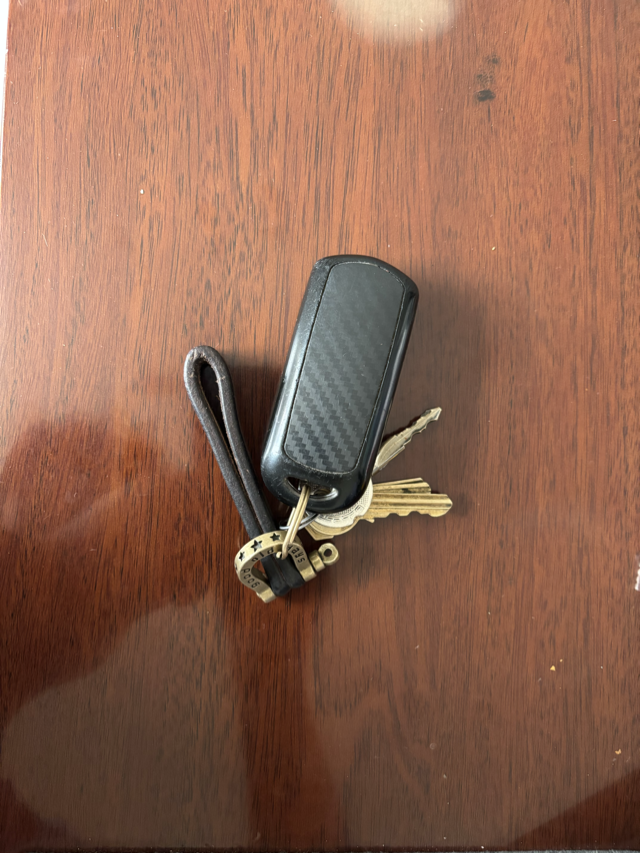
#> input picture week01-opencv/day03/images/IMG_9859.png, 640 x 853 px
$ python test04_otsu_gaussian_comparison.py
#> lines starting #> are read from the running program, lines starting #| are printed output that depends on the picture; after the words box and inside, x2 and y2 are one past the last pixel; in counts of white or black regions, pixels touching at a corner belong together
'''
Descripttion:
Author: Jie.Zh
Date: 2026-06-21 12:17:19
LastEditTime: 2026-06-21 13:08:26
'''
import cv2
from pathlib import Path

# 文件夹路径
BASE_DIR=Path(__file__).resolve().parent
IMAGE_FILE_PATH = BASE_DIR/"images"/"IMG_9859.png"
OTSU_FILE_PATH = BASE_DIR/"outputs"/"otsu_gaussian_comparison"
OTSU_FILE_PATH.mkdir(parents=True,exist_ok=True)

# 文件路径
gray_path = OTSU_FILE_PATH/"IMG_9859_gray.png"
gaussian_path = OTSU_FILE_PATH/"IMG_9859_gaussian.png"
otsu_gaussian_path = OTSU_FILE_PATH/"IMG_9859_otsu_gaussian.png"
otsu_original_path = OTSU_FILE_PATH/"IMG_9859_otsu_original.png"

# 读取图片
image = cv2.imread(str(IMAGE_FILE_PATH))
#> image is the input picture: shape (853, 640, 3); mean B, G, R 81, 101.6, 143.6

if image is None:
  raise FileNotFoundError("文件读取失败！")

# 转为灰度图
gray_image = cv2.cvtColor(
  image,
  cv2.COLOR_BGR2GRAY
)
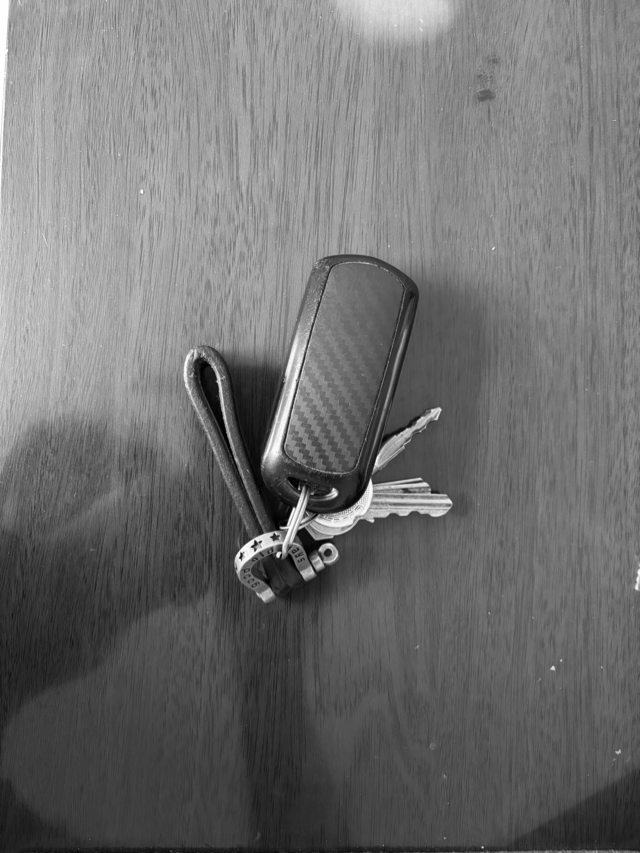
#> gray_image: shape (853, 640); min 0, max 255, mean 111.8

# 灰度图执行otsu
otsu_gray_threshold,binary_image = cv2.threshold(
  gray_image,
  0,
  255,
  cv2.THRESH_BINARY | cv2.THRESH_OTSU
)
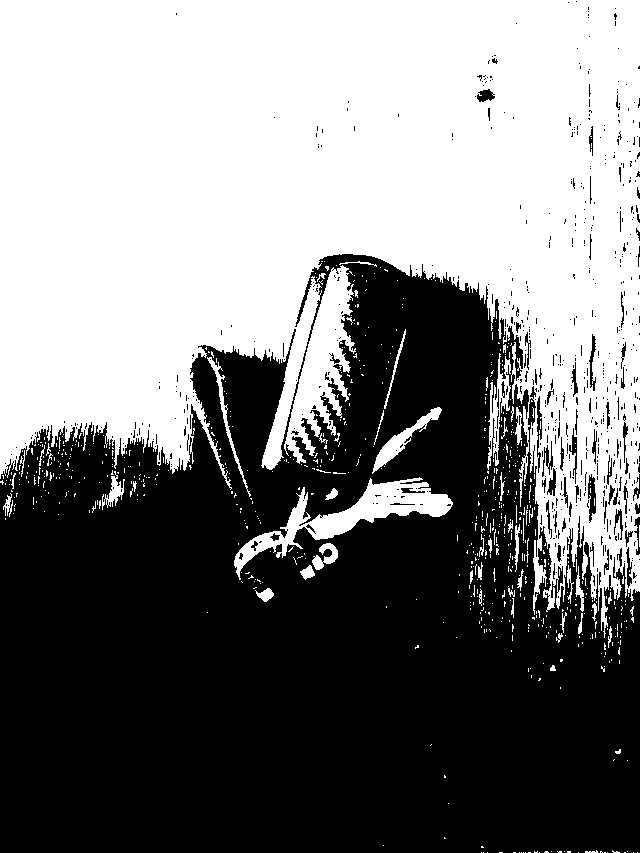
#> binary_image: shape (853, 640); 49.2% white; 731 white regions (675 under 20 px), largest, box (x1, y1, x2, y2) and area: (0, 0, 640, 638) 249755, (284, 265, 356, 464) 5858, (234, 477, 453, 580) 5222
#> otsu_gray_threshold = 112

# 使用5x5卷积核高斯处理灰度图
gaussian_image = cv2.GaussianBlur(
  gray_image, # 单通道灰度图
  (5,5), # 卷积核 正奇数
  0 # 高斯分布在x方向的标准差 传入0 自动计算x的值
)

# 对高斯图执行OTSU
otsu_gaussian_threshold,binary_gaussian_image = cv2.threshold(
  gaussian_image,
  0,
  255,
  cv2.THRESH_BINARY|cv2.THRESH_OTSU
)
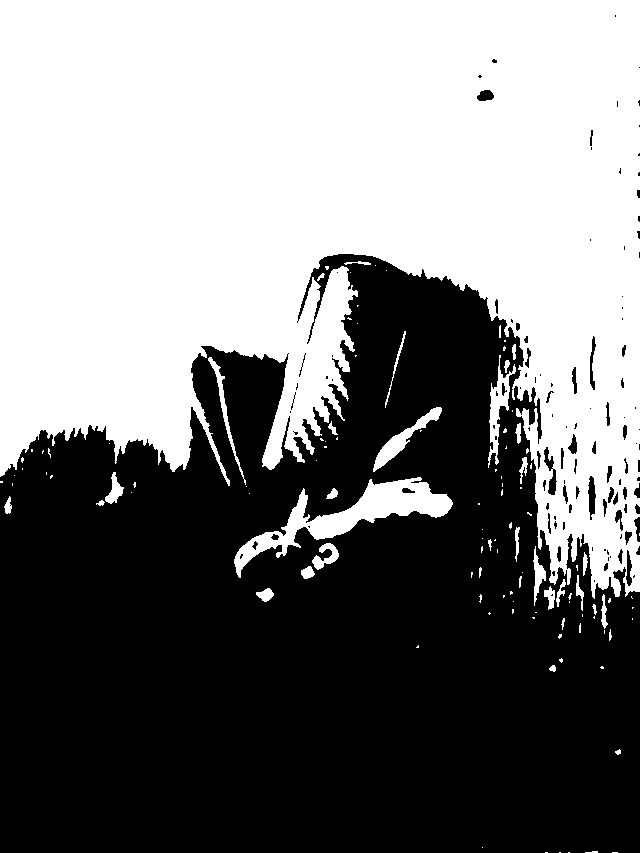
#> binary_gaussian_image: shape (853, 640); 49.2% white; 117 white regions (81 under 20 px), largest, box (x1, y1, x2, y2) and area: (0, 0, 640, 599) 257545, (234, 477, 453, 578) 5487, (488, 355, 516, 468) 964
#> otsu_gaussian_threshold = 112

# 保存四张图片
gray_saved = cv2.imwrite(str(gray_path),gray_image)
otsu_gray_saved = cv2.imwrite(str(otsu_original_path),binary_image)
gaussian_saved = cv2.imwrite(str(gaussian_path),gaussian_image)
otsu_gaussian_saved = cv2.imwrite(str(otsu_gaussian_path),binary_gaussian_image)

results_saved = [
  [gray_saved,gray_path],
  [otsu_gaussian_saved,otsu_gaussian_path],
  [otsu_gray_saved,otsu_original_path],
  [gaussian_saved,gaussian_path]
]

for saved,path in results_saved:
  if saved:
    print(f"{path.name} 保存成功！")
  else:
    print(f"{path.name} 保存失败")
#> this loop made 4 passes
#| IMG_9859_gray.png 保存成功！
#| IMG_9859_otsu_gaussian.png 保存成功！
#| IMG_9859_otsu_original.png 保存成功！
#| IMG_9859_gaussian.png 保存成功！
# 输出两个阈值
print(f"原始灰度图阈值：{otsu_gray_threshold}")
#| 原始灰度图阈值：112.0
print(f"高斯滤波后阈值：{otsu_gaussian_threshold}")
#| 高斯滤波后阈值：112.0
